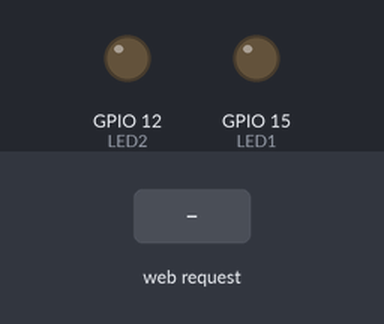
Bench run of a sketch on a simulated ESP8266 (NodeMCU). Parts: output pins drawn as LEDs (lit = HIGH). Inputs (shaded band) come from the test bench. What the sketch prints to the serial monitor is not drawn.

Above: at 1.2 s.
1.3 s: HTTP request GET /led1/on received
At 2.2 s:
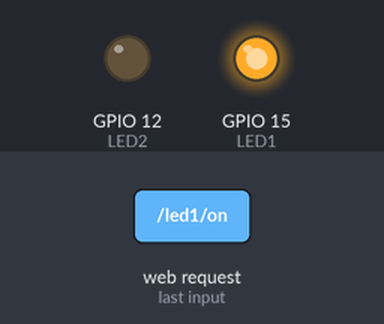
Timing chart, 0 to 4.3 s (numbered marks = the images above; inputs shaded):
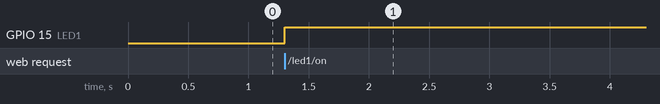

The sketch:

Tool_OTA_Upload.ino
```cpp
#include <ESP8266WiFi.h>
#include <ESP8266mDNS.h>

#include <ESPAsyncTCP.h>
#include <AsyncElegantOTA.h>
#include <ESPAsyncWebServer.h>
AsyncWebServer server(80); // server port 80

#include "Webpage.h"

void notFound(AsyncWebServerRequest *request){
  request->send(404, "text/plain", "Page Not found");
}

#define LED1 15
#define LED2 12

//-----------------------------Void Setup------------------------------//
void setup(void){
  Serial.begin(115200);
  pinMode(LED1,OUTPUT);
  pinMode(LED2,OUTPUT);

//-----------------------------WiFi Setup------------------------------//
  WiFi.softAP("NodeMcu_AP", "1qazmlp0");
  Serial.println("softap");
  Serial.println("");
  Serial.println(WiFi.softAPIP());

//------------------------------MDNS Setup-----------------------------//
  if (MDNS.begin("ESP")) { //esp.local/
    Serial.println("MDNS responder started");
  }

//------------------------Homepage setup--------------------------------//
  server.on("/", [](AsyncWebServerRequest * request){
   request->send_P(200, "text/html", webpage);
  });

//---------------------------led1 on------------------------------------//
   server.on("/led1/on", HTTP_GET, [](AsyncWebServerRequest * request){
    digitalWrite(LED1,HIGH);
    request->send_P(200, "text/html", webpage);
  });

//-----------------------------end--------------------------------------//
  server.onNotFound(notFound);
  AsyncElegantOTA.begin(&server);    // Start AsyncElegantOTA
  server.begin();  // it will start webserver
}

void loop(void){
  AsyncElegantOTA.loop();
}
```

Webpage.h
```cpp
// ipaddress/led1/on
//ipaddress/led1/off

// ipaddress/led2/on
//ipaddress/led2/off

char webpage[] PROGMEM = R"=====(

<!DOCTYPE html>
<html>
<body>

<center>
<h1>My Home Automation</h1>

<h3> LED 1 </h3>
<button onclick="window.location = 'http://'+location.hostname+'/led1/on'">On</button><button onclick="window.location = 'http://'+location.hostname+'/led1/off'">Off</button>
<h3> LED 2 </h3>
<button onclick="window.location = 'http://'+location.hostname+'/led2/on'">On</button><button onclick="window.location = 'http://'+location.hostname+'/led2/off'">Off</button>

</center>
</body>
</html>

)=====";
```

Measured:
- after the input at 1.3 s, GPIO 15 (LED1): LOW → HIGH at once
